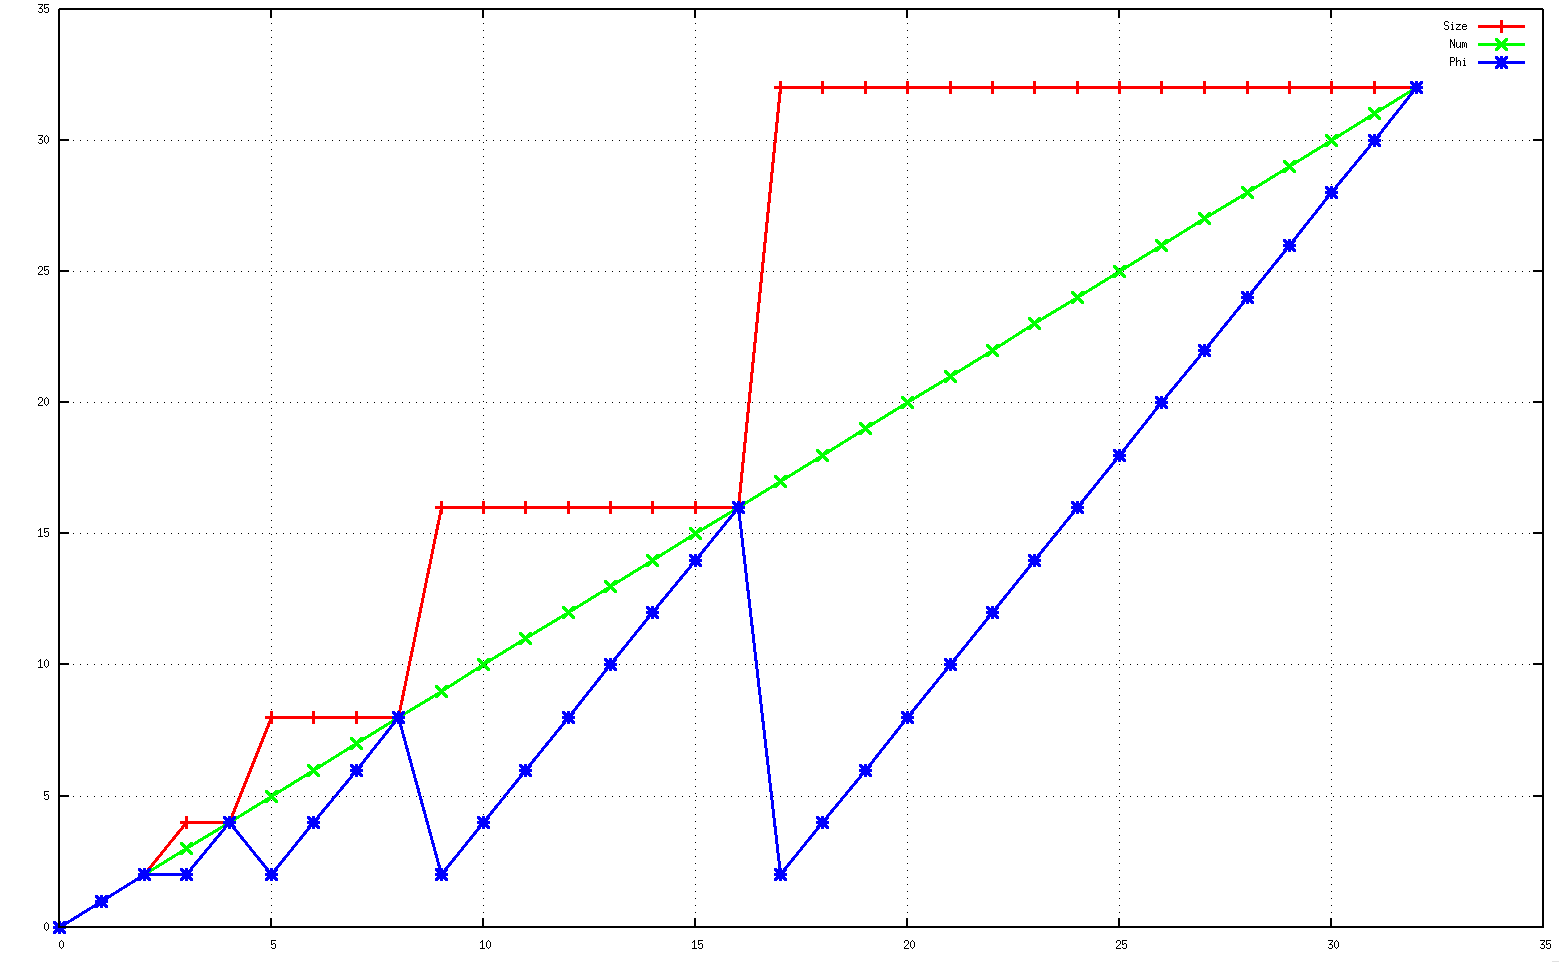

Write the gnuplot code that produced this figure.
set grid
plot "svn/dbu/public_html/AlgorithmCourses/Lectures/Problems/L2-tablephi1.data" using 1:2 with lp lw 3  title "Size"
replot "svn/dbu/public_html/AlgorithmCourses/Lectures/Problems/L2-tablephi1.data" using 1:1 with lp lw 3  title "Num"
replot "svn/dbu/public_html/AlgorithmCourses/Lectures/Problems/L2-tablephi1.data" using 1:3 with lp lw 3  title "Phi"
